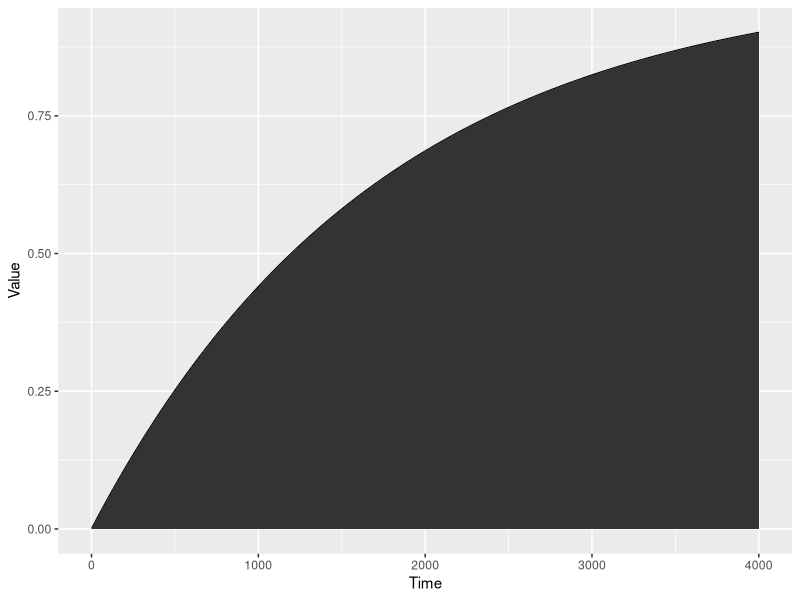
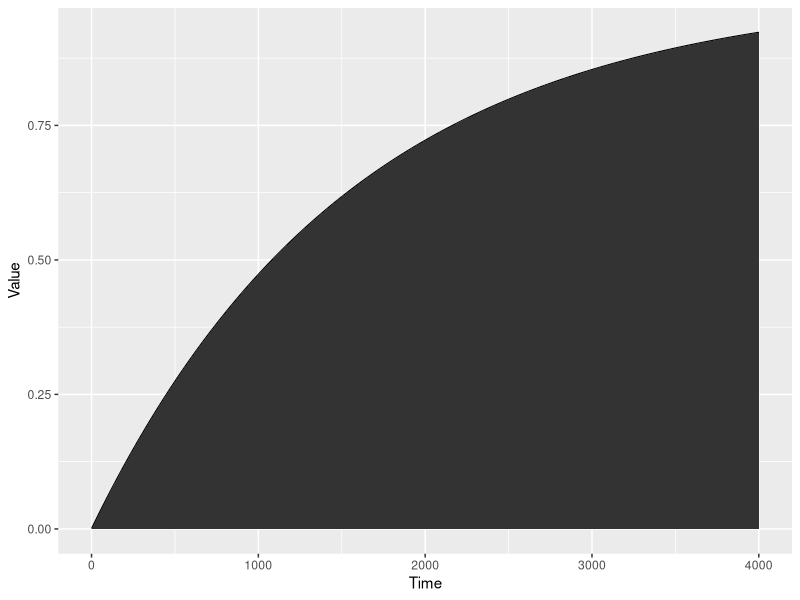
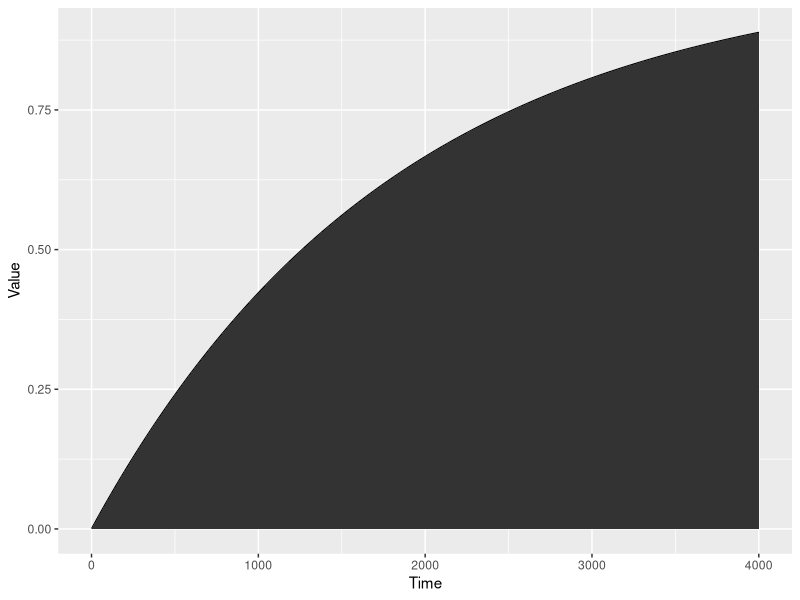
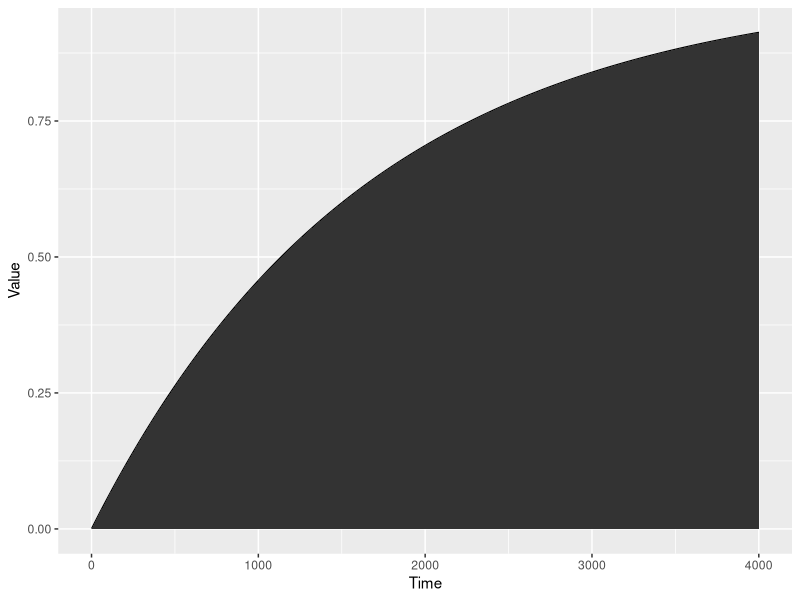

R code for these plots, in order: (Note: this script raises an error after producing the figures.)
rm(list=ls())
#setwd('C:/Users/Trevor/Desktop/R Programs/Personal Projects/Hockey/Goalie Pull times')
#data<-read.csv("Canucks-score-times.csv", header=TRUE,stringsAsFactors=FALSE)
#data
#data<-data[7]
#data
#data[data=='n/a']<-'na'
#data$Total.Seconds<-as.numeric(data$Total.Seconds)

inf<-data.frame(seq(0:4000))
#data<-na.omit(data)
#data

#Cumulative distribution function
expfun<-function(x,lambda){
  v<-1-exp(-lambda*x)
  
  return(v)
}

#inverse cumulative distribution function
invexpfun<-function(x,lambda){
  v<-(log(-x+1)/(-lambda))
  return(v)
}
expfun(120,0.000579268)
invexpfun(0.05,0.000579268) #overall
invexpfun(0.05,0.000640244) #3rd
invexpfun(0.05,0.00054878) #home
invexpfun(0.05,0.000609756) #away

invexpfun(0.10,0.000579268) #overall
invexpfun(0.10,0.000640244) #3rd
invexpfun(0.10,0.00054878) #home
invexpfun(0.10,0.000609756) #away

invexpfun(0.25,0.000579268) #overall
invexpfun(0.25,0.000640244) #3rd
invexpfun(0.25,0.00054878) #home
invexpfun(0.25,0.000609756) #away

invexpfun(0.85,0.000579268) #overall
v_overall<-expfun(inf,0.000579268) #Overall
v_3rd <-expfun(inf,0.000640244)
v_home <-expfun(inf,0.00054878)
v_away <-expfun(inf,0.000609756)


inf_overall<-cbind(inf,v_overall)
inf_3rd <- cbind(inf,v_3rd)
inf_home <- cbind(inf,v_home)
inf_away <- cbind(inf,v_away)



colnames(inf_overall)[1]<-'Time'
colnames(inf_overall)[2]<-'Value'
colnames(inf_3rd)[1]<-'Time'
colnames(inf_3rd)[2]<-'Value'
colnames(inf_home)[1]<-'Time'
colnames(inf_home)[2]<-'Value'
colnames(inf_away)[1]<-'Time'
colnames(inf_away)[2]<-'Value'


#inf<-inf[1:4000,]
#plot(x=inf$Time, y=inf$Value)


#For Overall rate
#expfun1<-function(x){
#  v<-1-exp(???0.00058*x)

#  return(v)
#}



library(ggplot2)
ggplot(data = inf_overall, aes(x = Time, y=Value))+
  geom_line()+
  geom_area()


ggplot(data = inf_3rd, aes(x = Time, y=Value))+
  geom_line()+
  geom_area()

ggplot(data = inf_home, aes(x = Time, y=Value))+
  geom_line()+
  geom_area()

ggplot(data = inf_away, aes(x = Time, y=Value))+
  geom_line()+
  geom_area()


#============================================
install.packages('ggthemes')
require(ggthemes)
require(grid)
require(gridGraphics)

plot1 <- ggplot(data = inf_overall, aes(x = Time, y=Value))+
  geom_line()+
  ylim(c(0,1))+ggtitle('Entire Season')+
  geom_area(fill='red', alpha=.4)+
  theme_fivethirtyeight()+
  xlab('Time (Seconds)')+ylab('Probability')+
  theme(axis.title=element_text(size=8))
plot1


plot2 <- ggplot(data = inf_3rd, aes(x = Time, y=Value))+
  geom_line()+
  ylim(c(0,1))+ggtitle('3rd Period')+
  geom_area(fill='blue', alpha=.4)+
  theme_fivethirtyeight()+
  xlab('Time (Seconds)')+ ylab('Probability')+
  theme(axis.title=element_text(size=8))

plot3 <- ggplot(data = inf_away, aes(x = Time, y=Value))+
  geom_line()+
  ylim(c(0,1))+ggtitle('Away')+
  geom_area(fill='yellow', alpha=.4)+
  theme_fivethirtyeight()+
  xlab('Time (Seconds)')+ ylab('Probability')+
  theme(axis.title=element_text(size=8))

plot4 <- ggplot(data = inf_home, aes(x = Time, y=Value))+
  geom_line()+
  ylim(c(0,1))+ggtitle('Home')+
  geom_area(fill='orange', alpha=.4)+
  theme_fivethirtyeight()+
  xlab('Time (Seconds)')+ylab('Probability')+
  theme(axis.title=element_text(size=8))

vplayout <- function(x, y) viewport(layout.pos.row = x, layout.pos.col = y)
grid.newpage()
pushViewport(viewport(layout = grid.layout(2, 2)))
print(plot1, vp = vplayout(1, 1))
print(plot2, vp = vplayout(1, 2))
print(plot3, vp = vplayout(2, 1))
print(plot4, vp = vplayout(2, 2))
  
